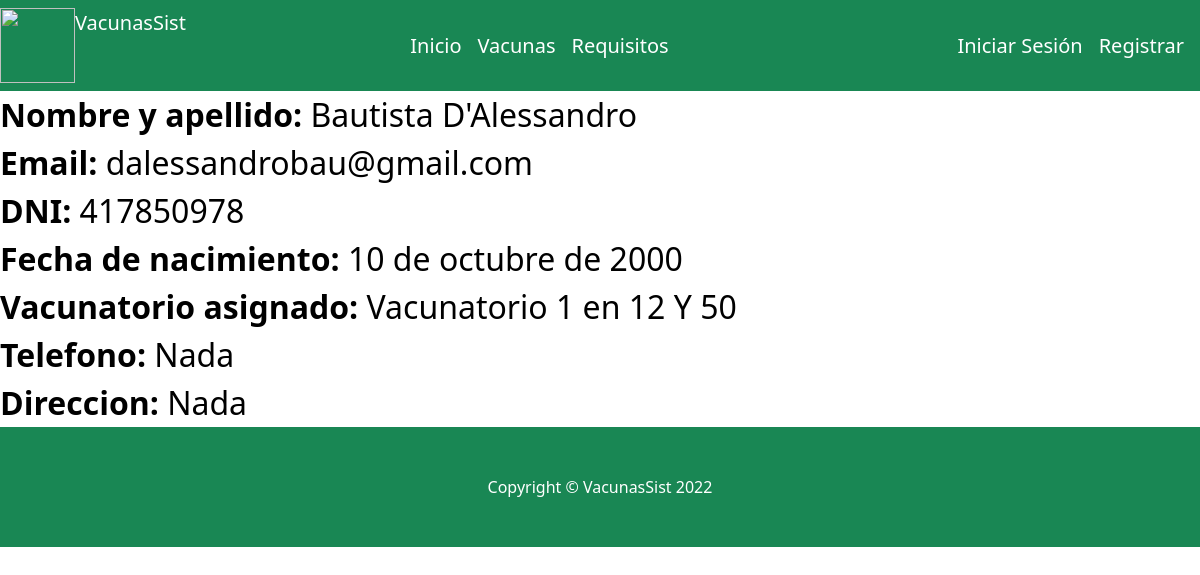
The app's page /ver_perfil_vacunador/2/, older data.
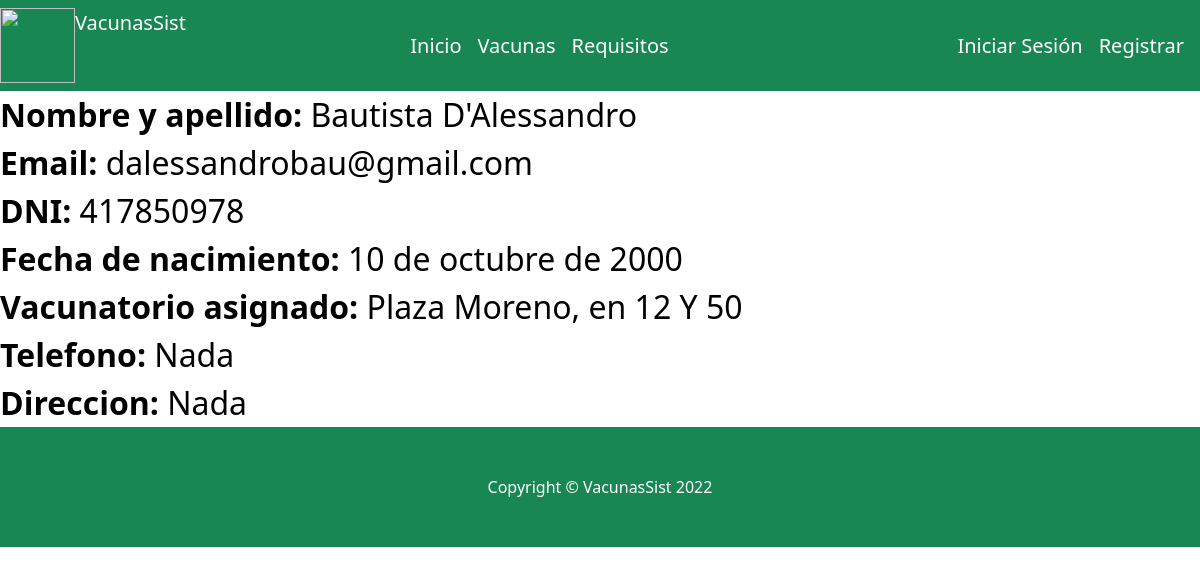
The same page, newer data.
### website/models.py (models this page shows, shortened)
class Usuario(AbstractBaseUser):
    username =models.CharField('Nombre de usuario', unique=True, max_length=100)
    email = models.EmailField('Correo electrónico', max_length=254, unique=True)
    nombre = models.CharField('Nombre', max_length=254)
    apellido = models.CharField('apellido', max_length=254)
    dni=models.IntegerField(help_text="DNI de la persona", unique=True)
    fecha_nacimiento= models.DateField(help_text="Fecha de nacimiento de la persona")
    residencia = models.TextField(help_text="Descripción de la tarea", null=True)
    vacunatorio_preferencia =models.ForeignKey(Vacunatorio, on_delete=models.CASCADE,null=True)
    fecha_creacion = models.DateTimeField(auto_now_add=True)
    identidad_verificada=models.BooleanField(default=False)
    es_vacunador = models.BooleanField(default=False)
    es_administrador = models.BooleanField(default=False)
    telefono = models.IntegerField(blank=True, null=True)
    direccion = models.CharField(max_length=15, null=True)
    objects= UsuarioManager()
    USERNAME_FIELD = 'username'
    REQUIRED_FIELDS = ['email','nombre', 'apellido','dni', 'fecha_nacimiento']

class Vacunatorio(models.Model):
    nombre=models.CharField(max_length=40)
    ubicacion=models.CharField(max_length=40)

### website/views.py (the view)
# urls.py: path('ver_perfil_vacunador/<int:usuario_id>/',views.verPerfilVacunador, name="ver_perfil_vacunador"),
def verPerfilVacunador(request, usuario_id):
    vacunador=Usuario.objects.get(id=usuario_id)
    id_usuario=vacunador.id
    return render(request, "website/verPerfilVacunador.html",{"vacunador": vacunador, 'id_usuario':id_usuario })

### website/templates/website/verPerfilVacunador.html
{% extends "website/layout.html" %}
{% block body %}
<div  style="color:black">
   <strong style="font-size:2rem">Nombre y apellido:   </strong>
   <span style="font-size:2rem"> {{vacunador.nombre}}  {{vacunador.apellido}}</span>
   <br>
   <strong style="font-size:2rem">Email:   </strong>
   <span style="font-size:2rem"> {{vacunador.email}}</span>
   <br>
   <strong style="font-size:2rem">DNI:   </strong>
   <span style="font-size:2rem"> {{vacunador.dni}}</span>
   <br>
   <strong style="font-size:2rem">Fecha de nacimiento:   </strong>
   <span style="font-size:2rem"> {{vacunador.fecha_nacimiento}}</span>
   <br>
   <strong style="font-size:2rem">Vacunatorio asignado:   </strong>
   <span style="font-size:2rem"> {{vacunador.vacunatorio_preferencia.nombre}} en {{vacunador.vacunatorio_preferencia.ubicacion}}</span>
   <br>
   <strong style="font-size:2rem">Telefono:   </strong>
   <span style="font-size:2rem"> Nada</span>
   <br>
   <strong style="font-size:2rem">Direccion:   </strong>
   <span style="font-size:2rem"> Nada</span>
</div>
 {% endblock %}

Row changes from the older to the newer data that the page shows:
changed Usuario "Bautista": vacunatorio_preferencia.nombre "Vacunatorio 1" → "Plaza Moreno,"
